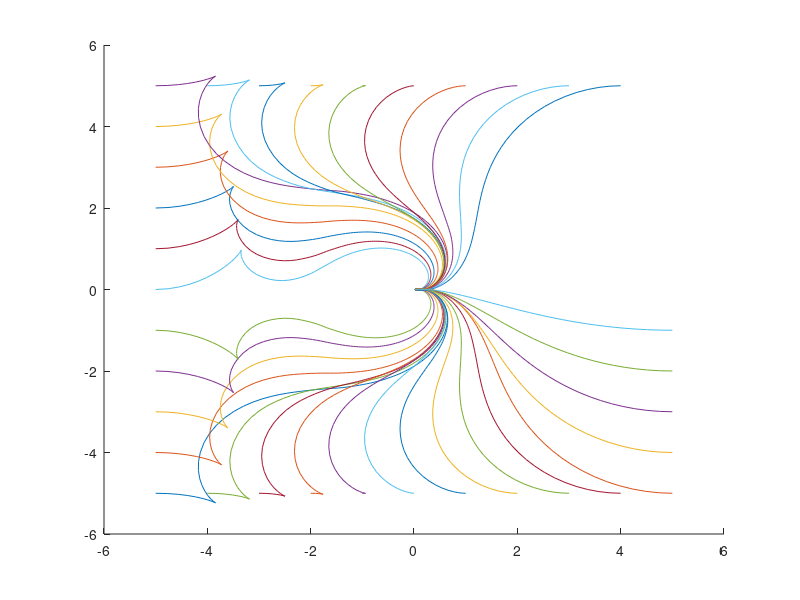

Write MATLAB code to recreate this figure. (Note: this script raises an error after producing the figure.)
function unicycle1

figure(100)
axis
hold on
for x = -5:5
    if x==5 | x==-5
        for y=-5:5
            [t,q] = ode45( @robo, 0:0.05:15, [x y 0] );
	    plot( q(:,1), q(:,2) )
	    pause(0.01)
        end
    else
        for y=-5:10:5
            [t,q] = ode45( @robo, 0:0.05:15, [x y 0] );
            plot( q(:,1), q(:,2) )
            pause(0.01)
        end
    end
end

function dq = robo( t,q )
t
    x = q(1);
    y = q(2);
theta = q(3);

    e = sqrt(x^2+y^2);
alpha = atan2(y,x)-theta;
 beta = alpha+theta;

v = -e*cos(alpha);
w = alpha + (alpha+beta)*sin(alpha)*cos(alpha)/alpha;

dq = [ v*cos(theta) ; ...
       v*sin(theta) ; ...
       w ];
